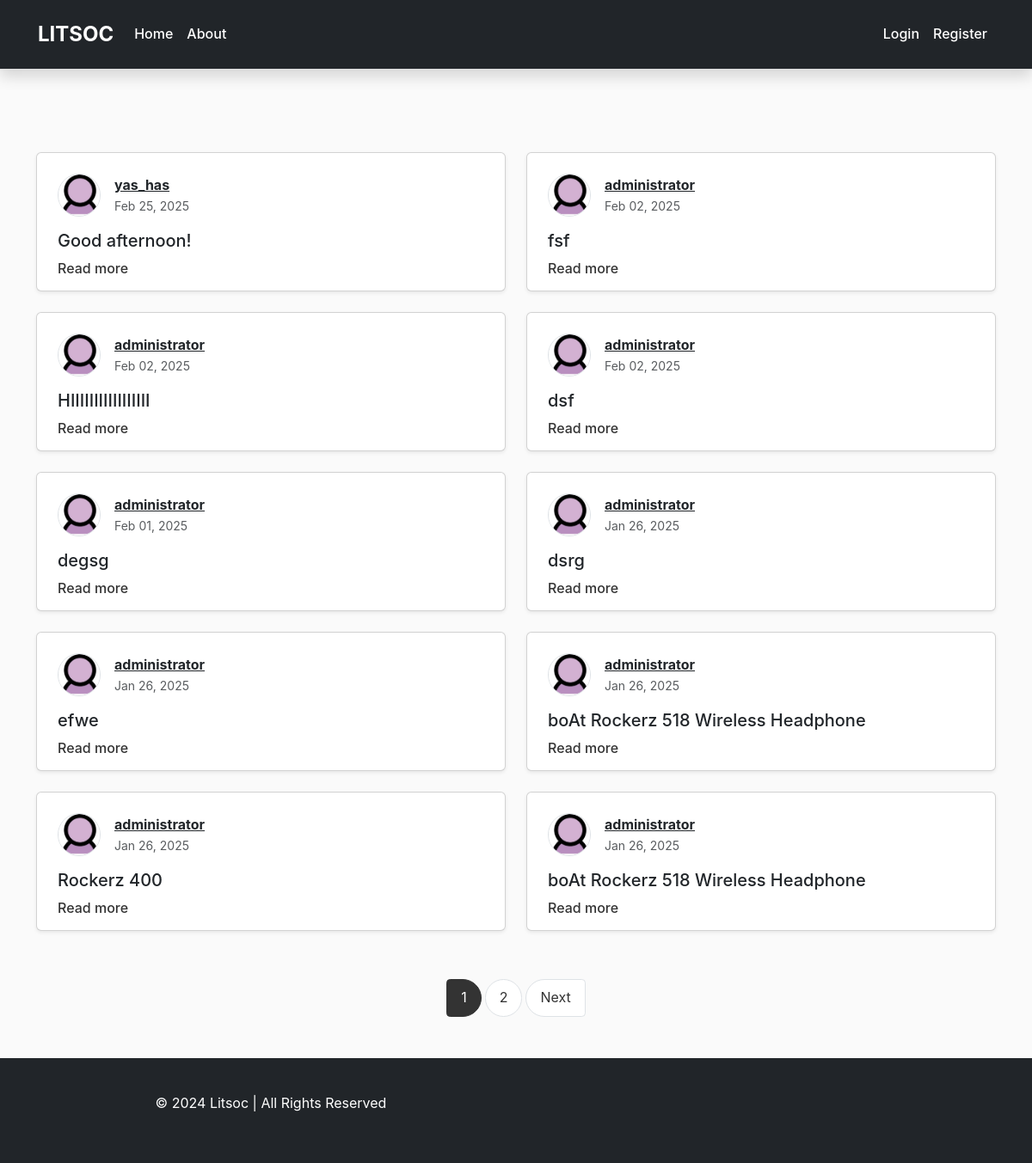
The page /home on the database its author committed.
### new/models.py (models this page shows, shortened)
class Post(db.Model):
    id = db.Column(db.Integer, primary_key=True)
    title = db.Column(db.String(100), nullable=False)
    date_posted = db.Column(db.DateTime, nullable=False, default=datetime.utcnow)
    content = db.Column(db.Text, nullable=False)  # Content will store HTML from Quill
    media_filename = db.Column(db.String(120), nullable=True)  # Store filename of uploaded media
    user_id = db.Column(db.Integer, db.ForeignKey('user.id'), nullable=False)

class User(db.Model, UserMixin):
    id = db.Column(db.Integer, primary_key=True)
    username = db.Column(db.String(20), unique=True, nullable=False)
    email = db.Column(db.String(120), unique=True, nullable=False)
    image_file = db.Column(db.String(20), nullable=False, default='default.jpg')
    password = db.Column(db.String(60), nullable=False)
    posts = db.relationship('Post', backref='author', lazy=True)

### new/main/routes.py (the view)
@main.route('/')
@main.route('/home')
def home():
    page = request.args.get('page', 1, type=int)
    posts = Post.query.order_by(Post.date_posted.desc()).paginate(per_page = 10, page=page)
    return render_template('home.html', posts=posts)

### new/templates/home.html (shortened to what this page needs)
{% extends "layout.html" %}
{% block content %}
<div class="container mt-5" style="min-height: 65vh;">
    <div class="mb-5">
        {% if posts.items %}
            <div class="row justify-content-center">
                {% for post in posts.items %}
                    <div class="col-md-6 mb-4">
                        <div class="card h-100 shadow-sm">
                            <div class="card-body p-4" style="height: 10rem;">
                                <div class="d-flex align-items-center mb-3">
                                    <img id="postimg" class="rounded-circle border"
                                         src="{{ url_for('static', filename='profile_pics/' + (post.author.image_file if post.author.image_file else 'default.jpg')) }}"
                                         alt="Profile picture"
                                         style="max-height: 50px; object-fit: cover;" width="50" height="50">
                                    <div class="ms-3">
                                        <a href="{{ url_for('users.user_posts', username=post.author.username) }}"
                                           class="text-dark fw-bold">{{ post.author.username }}</a>
                                        <small class="text-muted d-block">{{ post.date_posted.strftime('%b %d, %Y') }}</small>
                                    </div>
                                </div>
                                <h5 class="card-title text-primary">
                                    <a href="{{ url_for('posts.post_detail', post_id=post.id) }}"
                                       class="text-dark text-decoration-none">{{ post.title }}</a>
                                </h5>
                                <a href="{{ url_for('posts.post_detail', post_id=post.id) }}"
                                   class="read-more-link btn-sm">Read more</a>
                            </div>
                        </div>
                    </div>
                {% endfor %}
            </div>
        {% else %}
            <p class="text-center text-muted fw-light">No posts available at the moment. Please check back later.</p>
        {% endif %}
        <nav aria-label="Page navigation" class="pagination-wrapper">
            <ul class="pagination justify-content-center">
                {% for page_num in posts.iter_pages(left_edge=1, right_edge=1, left_current=1, right_current=2) %}
                    {% if page_num %}
                        <li class="page-item {% if posts.page == page_num %}active{% endif %}">
                            <a class="page-link" href="{{ url_for('main.home', page=page_num) }}">{{ page_num }}</a>
                        </li>
                    {% else %}
                        <li class="page-item disabled">
                            <span class="page-link">...</span>
                        </li>
                    {% endif %}
                {% endfor %}
                {% if posts.has_next %}
                    <li class="page-item">
                        <a class="page-link" href="{{ url_for('main.home', page=posts.next_num) }}">Next</a>
                    </li>
                {% endif %}
            </ul>
        </nav>
    </div>
</div>
{% endblock content %}

### new/static/layout.css (style rules this page uses)
body { font-family: 'Inter', -apple-system, BlinkMacSystemFont, 'Segoe UI', Roboto, sans-serif; background-color: #fafafa; color: #333; line-height: 1.6; margin: 0; padding: 0; }
* { scrollbar-width: thin; scrollbar-color: #888 #f1f1f1; }

### new/templates/layout.html (style rules this page uses)
body { min-height: 100vh; display: flex; flex-direction: column; margin: 0; }

### new/templates/home.html (style rules this page uses)
.pagination-wrapper { margin-top: 2rem; }
.pagination { gap: 5px; }
.page-link { border-radius: 30px; padding: 8px 16px; color: #333; border: 1px solid #dee2e6; background: white; min-width: 40px; text-align: center; }
.page-item.active .page-link { background-color: #333; border-color: #333; color: white; }
.read-more-link { color: #333; font-weight: 500; font-size: medium; text-decoration: none; }
.card { height: 100%; }

### rows shown on the page
Post: image_file (placeholder picture), author.username "yas_has", date_posted "Feb 25, 2025", title "Good afternoon!"
Post: image_file (placeholder picture), author.username "administrator", date_posted "Feb 02, 2025", title "fsf"
Post: image_file (placeholder picture), author.username "administrator", date_posted "Feb 02, 2025", title "HIIIIIIIIIIIIIIIII"
Post: image_file (placeholder picture), author.username "administrator", date_posted "Feb 02, 2025", title "dsf"
Post: image_file (placeholder picture), author.username "administrator", date_posted "Feb 01, 2025", title "degsg"
Post: image_file (placeholder picture), author.username "administrator", date_posted "Jan 26, 2025", title "dsrg"
Post: image_file (placeholder picture), author.username "administrator", date_posted "Jan 26, 2025", title "efwe"
Post: image_file (placeholder picture), author.username "administrator", date_posted "Jan 26, 2025", title "boAt Rockerz 518 Wireless Headphone"
Post: image_file (placeholder picture), author.username "administrator", date_posted "Jan 26, 2025", title "Rockerz 400"
Post: image_file (placeholder picture), author.username "administrator", date_posted "Jan 26, 2025", title "boAt Rockerz 518 Wireless Headphone"

### other values the page prints
{{ page_num }} "1" "2"
